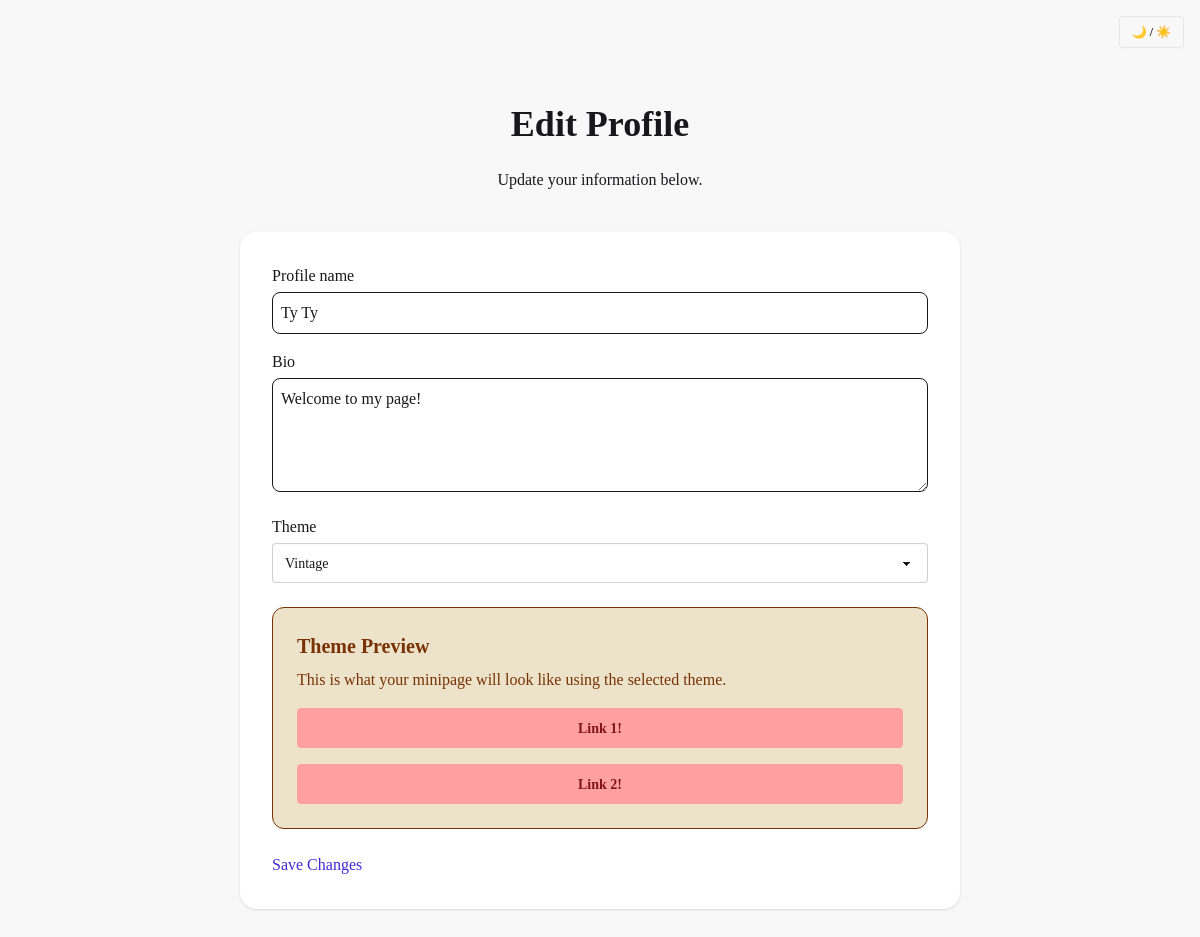
Before: /profile/2/edit (signed in) with the older database file.
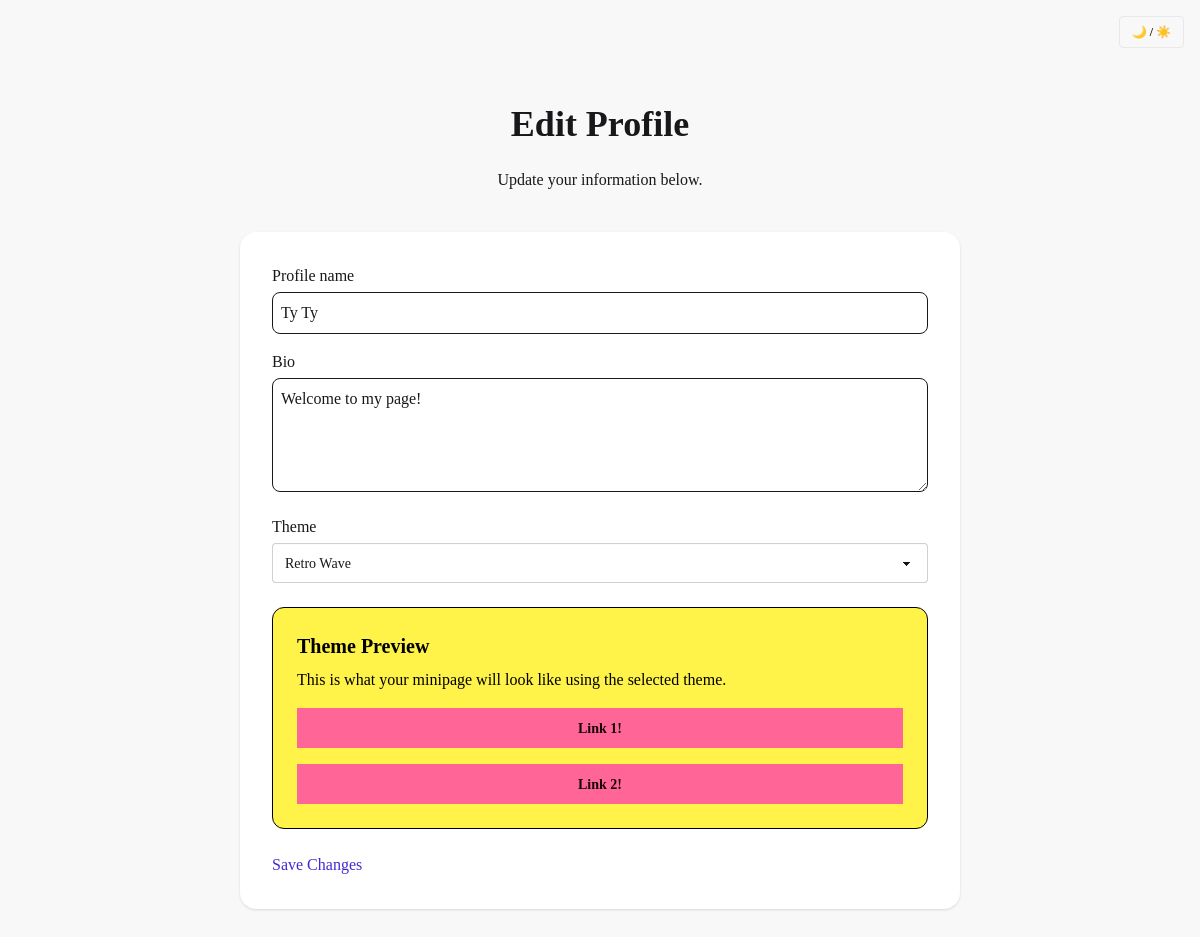
After: the same page with the newer database file.
### profiles/models.py (models this page shows)
class Profile(models.Model):
    user = models.OneToOneField(User, on_delete=models.CASCADE, related_name='profile')
    profile_name = models.CharField(max_length=100)
    bio = models.TextField()
    theme = models.CharField(
    max_length=50,
    default="light",
    choices=[
        ("light", "Bright"),
        ("dark", "Night"),
        ("cupcake", "Cupcake"),
        ("forest", "Nature"),
        ("dracula", "Dracula"),
        ("cyberpunk", "Retro Wave"),
        ("synthwave", "Neon"),
        ("retro", "Vintage"),
    ],
    )

### profiles/views.py (the view)
# urls.py: path('<int:profile_id>/edit', views.edit_profile, name='edit_profile'),
@login_required
def edit_profile(request, profile_id):
    profile = get_object_or_404(Profile, pk=profile_id)
    if profile.user == request.user:
        form = ProfileForm(request.POST or None, instance=profile)
        if form.is_valid():
            form.save()
            messages.success(request, "Your profile has been updated!")
            return redirect('profiles:profile_detail', profile_id=profile_id)
        else:
            return render(request, 'profiles/edit_profile.html',
                          {"form": form, 'profile': profile})

### profiles/forms.py
class ProfileForm(forms.ModelForm):
    class Meta:
        model = Profile
        exclude = ['user']
        widgets = {
            'profile_name': forms.TextInput(attrs={'class': 'p-2 w-full border rounded-lg'}),
            'bio': forms.Textarea(attrs={'class': 'w-full p-2 border rounded-lg',
                'rows': 4}),
            'theme': forms.Select(attrs={
                'class': 'select select-bordered w-full',
                'id': 'theme-select'  # Add this!
            }),
        }

### profiles/templates/profiles/edit_profile.html (shortened to what this page needs)
{% extends 'core/base.html' %}
{% block content %}
<div class="max-w-3xl mx-auto px-6">
    <h1 class="h1 text-center mb-6">Edit Profile</h1>
    <p class="text-base-content text-center mb-10">Update your information below.</p>
    <div class="bg-base-100 p-8 rounded-2xl shadow hover:shadow-lg transition">
        <form action="{% url 'profiles:edit_profile' profile.id %}" method="post" class="space-y-6">
            <div class="space-y-4">
                {% for field in form %}
                    <div>
                        <label class="block font-medium mb-1" for="{{ field.id_for_label }}">
                            {{ field.label }}
                        </label>
                        {{ field }}
                    </div>
                {% endfor %}
            </div>
            <div id="theme-preview" data-theme="{{ user.profile.theme }}" class="p-6 rounded-xl border mt-4">
                <h2 class="text-xl font-bold">Theme Preview</h2>
                <p class="mt-2">This is what your minipage will look like using the selected theme.</p>
                <div class="btn w-full btn-primary mt-4">Link 1!</div>
                <div class="btn w-full btn-primary mt-4">Link 2!</div>
            </div>
            <button
                type="submit"
                class="link link-primary link-hover"
            >
                Save Changes
            </button>
        </form>
    </div>
</div>
{% endblock %}

### core/templates/core/base.html (shortened to what this page needs)
{% load static tailwind_tags %}
<!DOCTYPE html>
<html lang="en" {% block html_theme %}data-theme="light"{% endblock %}>
<head>
    {% tailwind_css %}
</head>
<body class="bg-base-200 text-base-content font-serif leading-normal tracking-normal min-h-screen">
{% block theme_toggle %}
<header class="flex justify-end p-4">
<button data-toggle-theme="light,dark" data-act-class="ACTIVECLASS" class="btn btn-sm">
    🌙 / ☀️
</button>
</header>
{% endblock %}
    <div class="container mx-auto px-6 py-10">
        {% block content %}
        {% endblock %}
    </div>
</body>
</html>

Changed rows visible on the page:
changed Profile "Ty Ty": theme "Vintage" → "Retro Wave"
